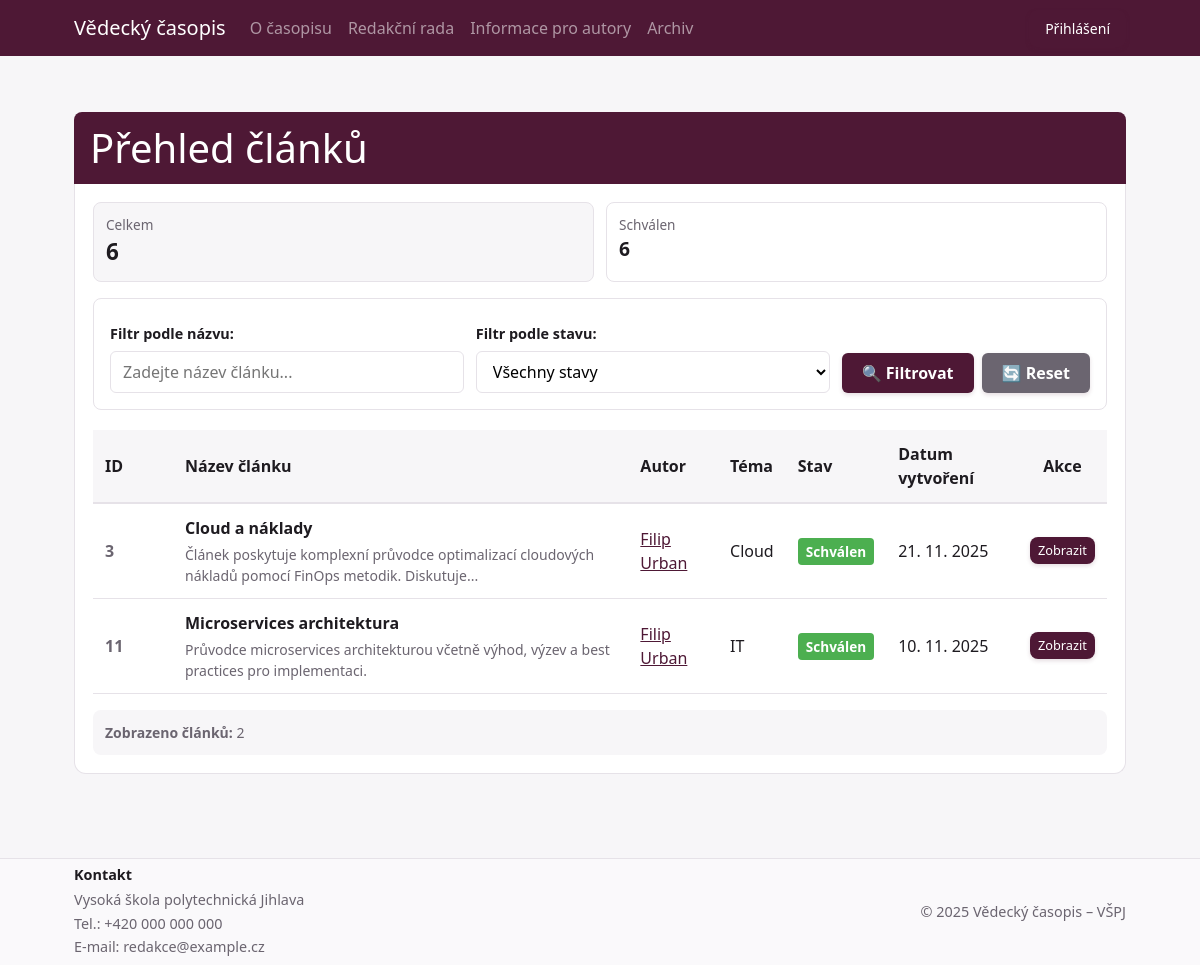
The page /Frontend/articles_overview.php?author_id=22 on the database its author committed.
### tables this page shows
CREATE TABLE `posts` (
  `id` int NOT NULL AUTO_INCREMENT,
  `title` varchar(255) DEFAULT NULL,
  `body` text COMMENT 'Content of the post',
  `abstract` text DEFAULT NULL COMMENT 'Abstrakt článku',
  `keywords` varchar(500) DEFAULT NULL COMMENT 'Klíčová slova oddělená čárkami',
  `user_id` int DEFAULT NULL,
  `state` int DEFAULT NULL,
  `file_path` varchar(255) DEFAULT NULL,
  `image_path` varchar(255) DEFAULT NULL COMMENT 'Náhledový obrázek článku',
  `topic` varchar(255) DEFAULT NULL,
  `authors` text,
  `issue_id` int DEFAULT NULL,
  `published_at` datetime DEFAULT NULL,
  `created_at` datetime DEFAULT NULL,
  `updated_at` datetime DEFAULT NULL,
  `created_by` int DEFAULT NULL,
  `updated_by` int DEFAULT NULL,
  `final_decision` varchar(50) DEFAULT NULL,
  `final_note` text,
  `final_decided_at` datetime DEFAULT NULL,
  `final_decided_by` int DEFAULT NULL,
  PRIMARY KEY (`id`),
  KEY `state` (`state`),
  KEY `user_id` (`user_id`),
  KEY `issue_id` (`issue_id`)
);

CREATE TABLE `workflow` (
  `id` int NOT NULL AUTO_INCREMENT,
  `state` varchar(255) DEFAULT NULL,
  `created_at` datetime DEFAULT NULL,
  `updated_at` datetime DEFAULT NULL,
  `created_by` int DEFAULT NULL,
  `updated_by` int DEFAULT NULL,
  PRIMARY KEY (`id`)
);

### Frontend/articles_overview.php (the view, shortened to what this page needs)
<?php require_once __DIR__ . '/Include/bootstrap.php'; ?>
<?php require_once __DIR__ . '/Include/header.php'; ?>
<?php require_once __DIR__ . '/../Database/db.php'; ?>
<?php
$userId = $_SESSION['user']['id'] ?? null;
$userRoleId = $_SESSION['user']['role_id'] ?? null;
$filterState = isset($_GET['stav']) ? (int)$_GET['stav'] : null;
$filterTitle = isset($_GET['nazev']) ? trim($_GET['nazev']) : '';
$filterAuthorId = isset($_GET['author_id']) ? (int)$_GET['author_id'] : null;
$stateSummary = [];
$totalAll = 0;
try {
    if (in_array($userRoleId, [1, 2, 4])) {
        $summarySql = "SELECT w.state AS name, COUNT(*) AS total
                       FROM posts p
                       LEFT JOIN workflow w ON p.state = w.id
                       GROUP BY w.state
                       ORDER BY w.state";
    } else {
        $summarySql = "SELECT w.state AS name, COUNT(*) AS total
                       FROM posts p
                       LEFT JOIN workflow w ON p.state = w.id
                       WHERE w.state = 'Schválen'
                       GROUP BY w.state
                       ORDER BY w.state";
    }
    $summaryResult = $conn->query($summarySql);
    if ($summaryResult && $summaryResult->num_rows > 0) {
        while ($row = $summaryResult->fetch_assoc()) {
            $stateName = $row['name'] ?: 'Nezadáno';
            $stateSummary[$stateName] = (int)$row['total'];
            $totalAll += (int)$row['total'];
        }
    }
} catch (Exception $e) {
    error_log("Chyba při načítání přehledu stavů: " . $e->getMessage());
}
$articles = [];
$pageTitle = "Přehled článků";
try {
    if ($userRoleId == 3) {
        $pageTitle = "Moje recenze";
        $sql = "SELECT
                    p.id,
                    p.title,
                    p.abstract,
                    p.topic,
                    p.authors,
                    p.created_at,
                    p.published_at,
                    p.state as post_state,
                    u.username as author_username,
                    u.email as author_email,
                    u.id as author_id,
                    w.state as workflow_state,
                    pa.assigned_at,
                    pa.due_date,
                    pa.status as assignment_status
                FROM posts p
                INNER JOIN post_assignments pa ON p.id = pa.post_id
                LEFT JOIN users u ON p.user_id = u.id
                LEFT JOIN workflow w ON p.state = w.id
                WHERE pa.reviewer_id = " . (int)$userId;
        if ($filterState !== null && $filterState > 0) {
            $sql .= " AND p.state = " . (int)$filterState;
        }
        if ($filterAuthorId !== null && $filterAuthorId > 0) {
            $sql .= " AND p.user_id = " . (int)$filterAuthorId;
        }
        if (!empty($filterTitle)) {
            $escapedTitle = $conn->real_escape_string($filterTitle);
            $sql .= " AND p.title LIKE '%" . $escapedTitle . "%'";
        }
        $sql .= " ORDER BY COALESCE(p.published_at, p.created_at) DESC";
        $result = $conn->query($sql);
        if ($result) {
            $totalCount = $result->num_rows;
            if ($result->num_rows > 0) {
                while ($row = $result->fetch_assoc()) {
                    $articles[] = $row;
                }
            }
        }
    } else {
        $sql = "SELECT
                    p.id,
                    p.title,
                    p.abstract,
                    p.topic,
                    p.authors,
                    p.created_at,
                    p.published_at,
                    p.state as post_state,
                    u.username as author_username,
                    u.email as author_email,
                    u.id as author_id,
                    w.state as workflow_state
                FROM posts p
                LEFT JOIN users u ON p.user_id = u.id
                LEFT JOIN workflow w ON p.state = w.id
                WHERE w.state = 'Schválen'";
        if ($filterAuthorId !== null && $filterAuthorId > 0) {
            $sql .= " AND p.user_id = " . (int)$filterAuthorId;
        }
        $sql .= " ORDER BY COALESCE(p.published_at, p.created_at) DESC";
        $result = $conn->query($sql);
        if ($result) {
            if ($result->num_rows > 0) {
                while ($row = $result->fetch_assoc()) {
                    $articles[] = $row;
                }
            }
        }
    }
} catch (Exception $e) {
    error_log("Chyba při načítání článků: " . $e->getMessage());
    $_SESSION['error'] = "Došlo k chybě při načítání článků.";
}
function formatDate($date) {
    try {
        $dateObj = new DateTime($date);
        return $dateObj->format('d. m. Y');
    } catch (Exception $e) {
        return date('d. m. Y', strtotime($date));
    }
}
function getStateColor($state) {
    $colors = [
        'Nový' => '#2196F3',
        'Odeslaný' => '#9C27B0',
        'V recenzi' => '#FF9800',
        'Vrácen k úpravám' => '#F44336',
        'Schválen' => '#4CAF50',
        'Zamítnut' => '#616161'
    ];
    return $colors[$state] ?? '#757575';
}
?>
<div class="section">
    <div class="section-title">
        <h1 style="margin: 0;"><?= e($pageTitle) ?></h1>
    </div>
    <div class="section-body">
        <?php if (!empty($stateSummary)): ?>
            <div style="display: grid; grid-template-columns: repeat(auto-fit, minmax(180px, 1fr)); gap: 12px; margin-bottom: 16px;">
                <div style="padding: 12px; border: 1px solid var(--border); border-radius: 8px; background: var(--bg);">
                    <div style="font-size: 0.85rem; color: var(--muted);">Celkem</div>
                    <div style="font-size: 1.4rem; font-weight: 700;"><?= (int)$totalAll ?></div>
                </div>
                <?php foreach ($stateSummary as $stateName => $count): ?>
                    <div style="padding: 12px; border: 1px solid var(--border); border-radius: 8px; background: var(--surface);">
                        <div style="font-size: 0.85rem; color: var(--muted);"><?= e($stateName) ?></div>
                        <div style="font-size: 1.2rem; font-weight: 700;"><?= (int)$count ?></div>
                    </div>
                <?php endforeach; ?>
            </div>
        <?php endif; ?>
        <form method="GET" action="./articles_overview.php" style="background: var(--surface); border: 1px solid var(--border); border-radius: 8px; padding: 16px; margin-bottom: 20px;">
            <div class="filter-form-grid" style="display: grid; grid-template-columns: 1fr 1fr auto; gap: 12px; align-items: end;">
                <div>
                    <label for="nazev" style="display: block; margin-bottom: 6px; font-weight: 600; font-size: 0.9rem;">Filtr podle názvu:</label>
                    <input
                        type="text"
                        id="nazev"
                        name="nazev"
                        value="<?= e($filterTitle) ?>"
                        placeholder="Zadejte název článku..."
                        style="width: 100%; padding: 8px 12px; border: 1px solid var(--border); border-radius: 6px; box-sizing: border-box;"
                    >
                </div>
                <div>
                    <label for="stav" style="display: block; margin-bottom: 6px; font-weight: 600; font-size: 0.9rem;">Filtr podle stavu:</label>
                    <select
                        id="stav"
                        name="stav"
                        style="width: 100%; padding: 8px 12px; border: 1px solid var(--border); border-radius: 6px; background: white; box-sizing: border-box;"
                    >
                        <option value="">Všechny stavy</option>
                    </select>
                </div>
                <div class="filter-buttons" style="display: flex; gap: 8px; flex-wrap: wrap;">
                    <button type="submit" class="btn" style="background: var(--brand); color: white; padding: 8px 20px; border: none; border-radius: 6px; cursor: pointer; font-weight: 600; white-space: nowrap;">
                        🔍 Filtrovat
                    </button>
                    <a href="./articles_overview.php" class="btn" style="background: var(--muted); color: white; padding: 8px 20px; border-radius: 6px; text-decoration: none; display: inline-block; font-weight: 600; white-space: nowrap;">
                        🔄 Reset
                    </a>
                </div>
            </div>
        </form>
        <?php if (empty($articles)): ?>
            <p style="color: var(--muted); padding: 20px; text-align: center;">
                <?php if ($filterState !== null && $filterState > 0 || !empty($filterTitle)): ?>
                    Žádné články neodpovídají zadaným filtrům.
                    <a href="./articles_overview.php" style="color: var(--brand); text-decoration: underline; margin-left: 8px;">
                        Zobrazit všechny články
                    </a>
                <?php elseif ($userRoleId == 3): ?>
                    Nemáte přiřazené žádné články k recenzi.
                <?php elseif ($userRoleId == 5): ?>
                    Zatím jste nevytvořil žádné články.
                    <a href="./clanek.php" style="color: var(--brand); text-decoration: underline; margin-left: 8px;">
                        Vytvořit nový článek
                    </a>
                <?php else: ?>
                    Zatím nejsou k dispozici žádné články.
                <?php endif; ?>
            </p>
        <?php else: ?>
            <div style="overflow-x: auto;">
                <table style="width: 100%; border-collapse: collapse;">
                    <thead>
                        <tr style="background: var(--bg); border-bottom: 2px solid var(--border);">
                            <th style="padding: 12px; text-align: left; font-weight: 600; width: 80px;">ID</th>
                            <th style="padding: 12px; text-align: left; font-weight: 600;">Název článku</th>
                            <th style="padding: 12px; text-align: left; font-weight: 600;">Autor</th>
                            <th style="padding: 12px; text-align: left; font-weight: 600;">Téma</th>
                            <th style="padding: 12px; text-align: left; font-weight: 600;">Stav</th>
                            <th style="padding: 12px; text-align: left; font-weight: 600;">Datum vytvoření</th>
                            <th style="padding: 12px; text-align: center; font-weight: 600;">Akce</th>
                        </tr>
                    </thead>
                    <tbody>
                        <?php foreach ($articles as $article): ?>
                            <tr style="border-bottom: 1px solid var(--border);" class="article-row">
                                <td style="padding: 12px; color: var(--muted); font-weight: 700;">
                                    <?= (int)$article['id'] ?>
                                </td>
                                <td style="padding: 12px;">
                                    <strong><?= e($article['title'] ?? 'Bez názvu') ?></strong>
                                    <?php if (!empty($article['abstract'])): ?>
                                        <div style="font-size: 0.875rem; color: var(--muted); margin-top: 4px;">
                                            <?= e(mb_substr($article['abstract'], 0, 100, 'UTF-8')) ?><?= strlen($article['abstract']) > 100 ? '...' : '' ?>
                                        </div>
                                    <?php endif; ?>
                                </td>
                                <td style="padding: 12px;">
                                    <?php
                                    $authorDisplayName = 'Neznámý autor';
                                    if (!empty($article['authors'])) {
                                        $authorDisplayName = $article['authors'];
                                    }
                                    if (!empty($article['author_id'])) {
                                        echo '<a href="./articles_overview.php?author_id=' . (int)$article['author_id'] . '" style="color: var(--brand); text-decoration: underline;">' . e($authorDisplayName) . '</a>';
                                    } else {
                                        echo e($authorDisplayName);
                                    }
                                    ?>
                                </td>
                                <td style="padding: 12px;">
                                    <?= e($article['topic'] ?? 'Obecné') ?>
                                </td>
                                <td style="padding: 12px;">
                                    <?php if (!empty($article['workflow_state'])): ?>
                                        <span style="background: <?= getStateColor($article['workflow_state']) ?>; color: white; padding: 4px 8px; border-radius: 4px; font-size: 0.85rem; font-weight: 600;">
                                            <?= e($article['workflow_state']) ?>
                                        </span>
                                    <?php else: ?>
                                        <span style="color: var(--muted);">Nezadáno</span>
                                    <?php endif; ?>
                                </td>
                                <td style="padding: 12px;">
                                    <?= formatDate($article['created_at']) ?>
                                </td>
                                <td style="padding: 12px; text-align: center;">
                                    <div style="display: flex; gap: 8px; justify-content: center; flex-wrap: wrap;">
                                        <a href="./article.php?id=<?= $article['id'] ?>" class="btn btn-small" style="text-decoration: none;">
                                            Zobrazit
                                        </a>
                                    </div>
                                </td>
                            </tr>
                        <?php endforeach; ?>
                    </tbody>
                </table>
            </div>
            <div style="margin-top: 16px; padding: 12px; background: var(--bg); border-radius: 8px; font-size: 0.875rem; color: var(--muted);">
                <strong>Zobrazeno článků:</strong> <?= count($articles) ?>
            </div>
        <?php endif; ?>
    </div>
</div>
<?php require_once __DIR__ . '/Include/footer.php'; ?>

### rows shown on the page
posts: id "3", title "Cloud a náklady", abstract "Článek poskytuje komplexní průvodce optimalizací cloudových nákladů pomocí FinOps metodik. Diskutuje", authors "Filip Urban", topic "Cloud", state.state "Schválen", created_at "21. 11. 2025"
posts: id "11", title "Microservices architektura", abstract "Průvodce microservices architekturou včetně výhod, výzev a best practices pro implementaci.", authors "Filip Urban", topic "IT", state.state "Schválen", created_at "10. 11. 2025"

### other values the page prints
$pageTitle "Přehled článků"
$totalAll "6"
$stateName "Schválen"
$count "6"
count($articles) "2"
